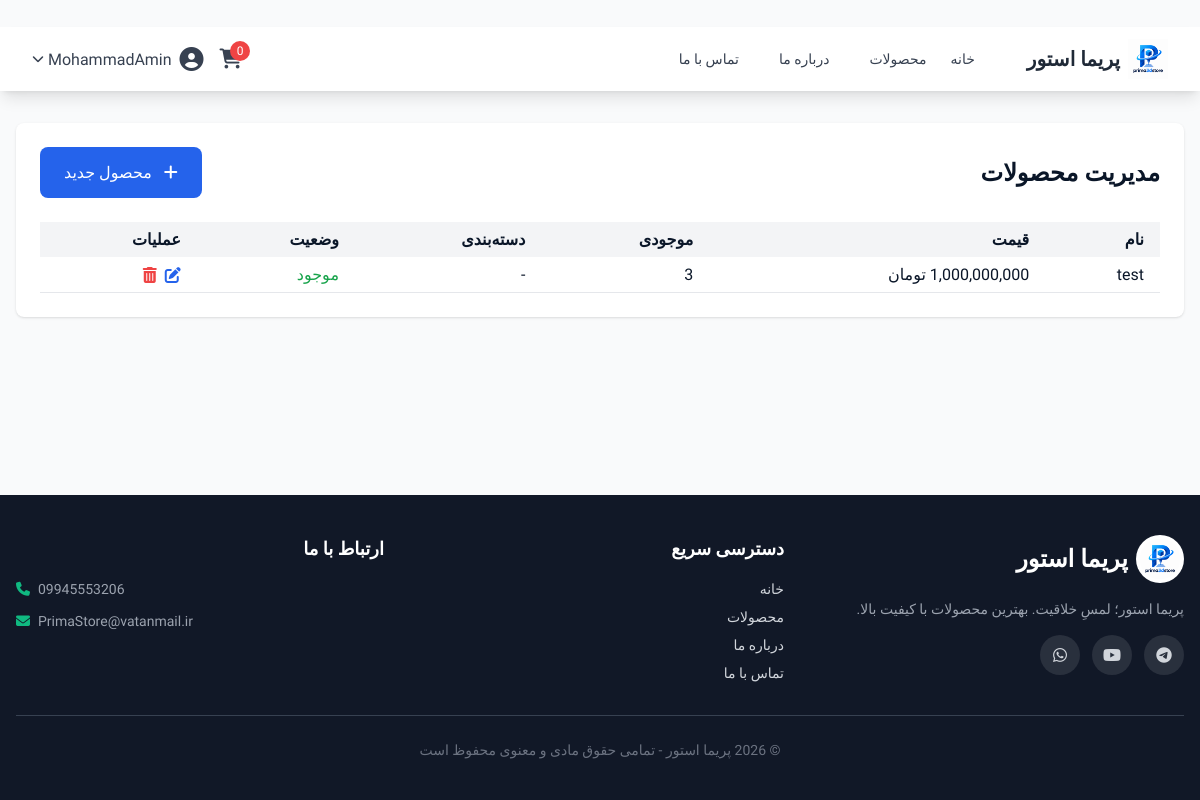
/admin/products (signed in), run on the app's committed database.
### app/main.py (models this page shows)
class User(UserMixin, db.Model):
    __tablename__ = 'users'
    id = db.Column(db.Integer, primary_key=True)
    username = db.Column(db.String(80), unique=True, nullable=False)
    email = db.Column(db.String(120), unique=True, nullable=False)
    password_hash = db.Column(db.String(200), nullable=False)
    full_name = db.Column(db.String(100))
    is_admin = db.Column(db.Boolean, default=False)
    is_active = db.Column(db.Boolean, default=True)

class Product(db.Model):
    __tablename__ = 'products'
    id = db.Column(db.Integer, primary_key=True)
    name = db.Column(db.String(200), nullable=False)
    slug = db.Column(db.String(200), unique=True, nullable=False)
    description = db.Column(db.Text)
    price = db.Column(db.Numeric(10, 2), nullable=False)
    quantity = db.Column(db.Integer, default=0)
    category_id = db.Column(db.Integer, db.ForeignKey('categories.id'))
    user_id = db.Column(db.Integer, db.ForeignKey('users.id'))
    material = db.Column(db.String(100))
    color = db.Column(db.String(50), nullable=True)
    color_name = db.Column(db.String(50), nullable=True)
    is_available = db.Column(db.Boolean, default=True)
    status = db.Column(db.String(20), default='published')
    image_url = db.Column(db.String(300), nullable=True)
    discount_price = db.Column(db.Numeric(10, 2), nullable=True)
    sales_count = db.Column(db.Integer, default=0)
    view_count = db.Column(db.Integer, default=0)
    created_at = db.Column(db.DateTime, default=db.func.current_timestamp())

### app/main.py (the view)
@app.route('/admin/products')
@login_required
def admin_products():
    if not current_user.is_admin:
        flash('دسترسی غیرمجاز!', 'error')
        return redirect(url_for('index'))
    products = Product.query.order_by(Product.id.desc()).all()
    return render_template('admin/products.html', products=products)

### app/main.py (called while the page is built)
@login_manager.user_loader
def load_user(user_id):
    return User.query.get(int(user_id))

@app.template_filter('format_currency')
def format_currency(value):
    if value is None:
        return '۰ تومان'
    try:
        return f"{int(value):,} تومان"
    except:
        return '۰ تومان'

@app.context_processor
def inject_announcement():
    global announcement, announcement_link, announcement_page
    from datetime import datetime
    current_page = request.endpoint or ""
    show = False
    if announcement_page == "all":
        show = True
    elif announcement_page == "home" and current_page == "index":
        show = True
    elif announcement_page == "products" and current_page == "products":
        show = True
    elif announcement_page == "product" and current_page == "product_detail":
        show = True
    return {
        "announcement": announcement if show else None,
        "announcement_link": announcement_link if show else None,
        "now": datetime.now()
    }

### app/interfaces/templates/admin/products.html (shortened to what this page needs)
﻿{% extends "base.html" %}
{% block content %}
<div class="bg-white rounded-lg shadow p-6">
    <div class="flex justify-between items-center mb-6">
        <h1 class="text-2xl font-bold">مدیریت محصولات</h1>
        <a href="/admin/products/create" class="bg-blue-600 text-white px-6 py-3 rounded-lg hover:bg-blue-700 transition">
            <i class="fas fa-plus ml-2"></i> محصول جدید
        </a>
    </div>
    <div class="overflow-x-auto">
        <table class="w-full">
            <thead>
                <tr class="bg-gray-100">
                    <th class="px-4 py-2 text-right">نام</th>
                    <th class="px-4 py-2 text-right">قیمت</th>
                    <th class="px-4 py-2 text-right">موجودی</th>
                    <th class="px-4 py-2 text-right">دسته‌بندی</th>
                    <th class="px-4 py-2 text-right">وضعیت</th>
                    <th class="px-4 py-2 text-right">عملیات</th>
                </tr>
            </thead>
            <tbody>
                {% for product in products %}
                <tr class="border-b hover:bg-gray-50">
                    <td class="px-4 py-2">{{ product.name }}</td>
                    <td class="px-4 py-2">{{ product.price|format_currency }}</td>
                    <td class="px-4 py-2">{{ product.quantity }}</td>
                    <td class="px-4 py-2">{{ product.category.name if product.category else '-' }}</td>
                    <td class="px-4 py-2">
                        {% if product.is_available %}
                            <span class="text-green-600">موجود</span>
                        {% else %}
                            <span class="text-red-600">ناموجود</span>
                        {% endif %}
                    </td>
                    <td class="px-4 py-2">
                        <div class="flex gap-2">
                            <a href="/admin/products/edit/{{ product.id }}" class="text-blue-600 hover:text-blue-800">
                                <i class="fas fa-edit"></i>
                            </a>
                            <form action="/admin/products/delete/{{ product.id }}" method="POST"
                                  onsubmit="return confirm('آیا از حذف این محصول مطمئن هستید؟')">
                                <button type="submit" class="text-red-500 hover:text-red-700">
                                    <i class="fas fa-trash-alt"></i>
                                </button>
                            </form>
                        </div>
                    </td>
                </tr>
                {% endfor %}
            </tbody>
        </table>
    </div>
</div>
{% endblock %}

### app/interfaces/templates/base.html (shortened to what this page needs)
<!DOCTYPE html>
<html lang="fa" dir="rtl">
<head>
    <script src="{{ url_for('static', filename='js/tailwind.js') }}"></script>
    <link href="https://cdnjs.cloudflare.com/ajax/libs/font-awesome/6.5.1/css/all.min.css" rel="stylesheet">
    <link rel="stylesheet" href="{{ url_for('static', filename='css/style.css') }}">
</head>
<body class="bg-gray-50 flex flex-col min-h-screen">
    <nav class="bg-white shadow-lg sticky top-0 z-50">
        <div class="max-w-7xl mx-auto px-4 sm:px-6 lg:px-8">
            <div class="flex justify-between h-16">
                <div class="flex items-center">
                    <a href="/" class="flex items-center gap-2 group">
                        <img src="{{ url_for('static', filename='images/logo.png') }}" alt="پریما استور" class="h-10 w-10 object-contain transition-transform duration-300 group-hover:scale-110 group-hover:rotate-6">
                        <span class="text-xl font-bold text-gray-800 transition-colors duration-300 group-hover:text-emerald-600">پریما استور</span>
                    </a>
                    <div class="hidden md:flex mr-10 space-x-4">
                        <a href="/" class="text-gray-700 hover:text-emerald-600 px-3 py-2 rounded-md text-sm font-medium transition">خانه</a>
                        <a href="/products" class="text-gray-700 hover:text-emerald-600 px-3 py-2 rounded-md text-sm font-medium transition">محصولات</a>
                        <a href="/about" class="text-gray-700 hover:text-emerald-600 px-3 py-2 rounded-md text-sm font-medium transition">درباره ما</a>
                        <a href="/contact" class="text-gray-700 hover:text-emerald-600 px-3 py-2 rounded-md text-sm font-medium transition">تماس با ما</a>
                    </div>
                </div>
                <div class="flex items-center space-x-4 space-x-reverse">
                    <a href="/cart" class="relative text-gray-700 hover:text-emerald-600 transition">
                        <i class="fas fa-shopping-cart text-xl"></i>
                        <span class="absolute -top-2 -right-2 bg-red-500 text-white text-xs rounded-full h-5 w-5 flex items-center justify-center">
                            {{ session.get('cart', {})|length }}
                        </span>
                    </a>
                    {% if current_user.is_authenticated %}
                    <div class="relative group">
                        <button class="flex items-center text-gray-700 hover:text-emerald-600 transition">
                            <i class="fas fa-user-circle text-2xl"></i>
                            <span class="mr-2">{{ current_user.username }}</span>
                            <i class="fas fa-chevron-down text-xs mr-1"></i>
                        </button>
                    {% else %}
                    <a href="/auth/login" class="text-gray-700 hover:text-emerald-600 transition font-medium">ورود</a>
                    <a href="/auth/register" class="bg-emerald-600 text-white px-4 py-2 rounded-lg hover:bg-emerald-700 transition font-medium">ثبت‌نام</a>
                    {% endif %}
                </div>
            </div>
        </div>
    </nav>
    <main class="flex-grow max-w-7xl mx-auto w-full px-4 py-8">
        {% block content %}{% endblock %}
    </main>
    <footer class="footer bg-gray-900 text-gray-300 mt-auto">
        <div class="max-w-7xl mx-auto px-4 py-10">
            <div class="grid grid-cols-1 md:grid-cols-3 gap-8">
                <div>
                    <a href="/" class="flex items-center gap-2 mb-4 text-white">
                        <img src="{{ url_for('static', filename='images/logo.png') }}" alt="پریما استور" class="h-12 w-12 object-contain bg-white rounded-full p-1">
                        <span class="text-2xl font-bold">پریما استور</span>
                    </a>
                    <p class="text-sm text-gray-400 mb-4">پریما استور؛ لمسِ خلاقیت. بهترین محصولات با کیفیت بالا.</p>
                    <div class="flex gap-3 mt-4">
                        <a href="#" class="social-icon"><i class="fab fa-telegram"></i></a>
                        <a href="#" class="social-icon"><i class="fab fa-youtube"></i></a>
                        <a href="#" class="social-icon"><i class="fab fa-whatsapp"></i></a>
                    </div>
                </div>
                <div>
                    <h4 class="text-white font-bold mb-4 text-lg">دسترسی سریع</h4>
                    <ul class="space-y-2 text-sm">
                        <li><a href="/" class="hover:text-emerald-400 transition">خانه</a></li>
                        <li><a href="/products" class="hover:text-emerald-400 transition">محصولات</a></li>
                        <li><a href="/about" class="hover:text-emerald-400 transition">درباره ما</a></li>
                        <li><a href="/contact" class="hover:text-emerald-400 transition">تماس با ما</a></li>
                    </ul>
                </div>
                <div>
                    <h4 class="text-white font-bold mb-4 text-lg">ارتباط با ما</h4>
                    <ul class="space-y-3 text-sm text-gray-400">
                        <li class="flex items-center gap-2" dir="ltr"><i class="fas fa-phone text-emerald-500"></i> 09945553206</li>
                        <li class="flex items-center gap-2" dir="ltr"><i class="fas fa-envelope text-emerald-500"></i> PrimaStore@vatanmail.ir</li>
                    </ul>
                </div>
            </div>
            <div class="border-t border-gray-700 mt-8 pt-6 text-center text-sm text-gray-500">
                © 2026 پریما استور - تمامی حقوق مادی و معنوی محفوظ است
            </div>
        </div>
    </footer>
</body>
</html>

### app/interfaces/static/css/style.css (style rules this page uses)
:root { --bg-primary: #f0f2f5; --bg-secondary: #ffffff; --bg-card: #ffffff; --bg-card-hover: #f8faff; --text-primary: #0a1628; --text-secondary: #4a5568; --text-muted: #a0aec0; --border-color: #e2e8f0; --primary: #2563eb; --primary-dark: #1d4ed8; --primary-light: rgba(37, 99, 235, 0.1); --primary-gradient: linear-gradient(135deg, #2563eb, #7c3aed); --secondary: #0ea5e9; --accent: #ec4899; --success: #10b981; --warning: #f59e0b; --shadow-sm: 0 1px 3px rgba(0,0,0,0.06); --shadow: 0 4px 20px rgba(0,0,0,0.08); --shadow-lg: 0 8px 40px rgba(0,0,0,0.12); --shadow-xl: 0 12px 60px rgba(0,0,0,0.16); --shadow-primary: 0 4px 20px rgba(37, 99, 235, 0.35); --radius: 16px; --radius-lg: 24px; --transition: all 0.3s cubic-bezier(0.4, 0, 0.2, 1); }
* { margin: 0; padding: 0; box-sizing: border-box; }
html { scroll-behavior: smooth; }
body { background: var(--bg-primary); color: var(--text-primary); font-family: 'Vazirmatn', system-ui, -apple-system, sans-serif; transition: var(--transition); min-height: 100vh; line-height: 1.7; }

### app/interfaces/templates/base.html (style rules this page uses)
body { font-family: 'Vazirmatn', sans-serif; }
.footer .social-icon { display: inline-flex; align-items: center; justify-content: center; width: 40px; height: 40px; border-radius: 50%; background: rgba(255,255,255,0.1); transition: all 0.3s; }

### data on the page
User: username "MohammadAmin"
Product: name "test", price "1,000,000,000 تومان", quantity "3", category "-", is_available "موجود"

### other printed values
{{ session.get('cart', {})|length }} "0"
